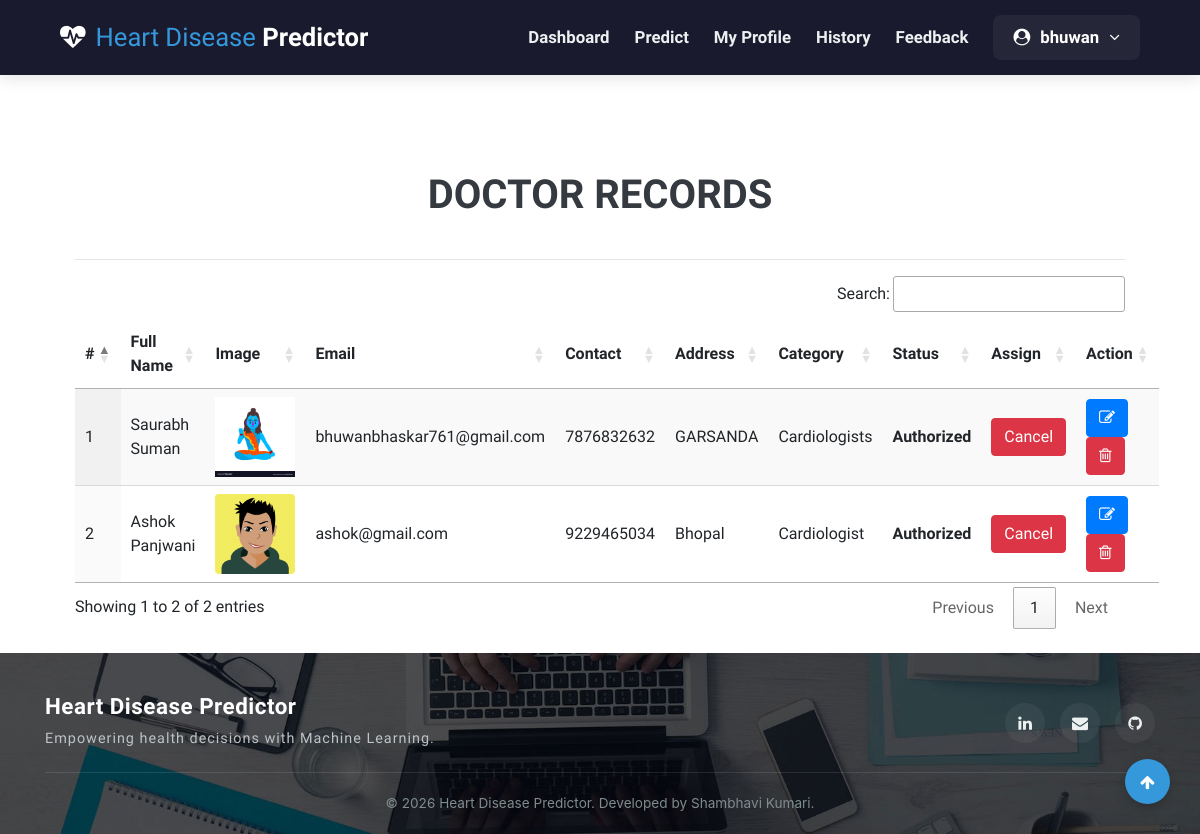
The page /view_doctor (signed in) on the database its author committed.
### health/models.py (models this page shows, shortened)
class Doctor(models.Model):
    status = models.IntegerField(DOCTOR_STATUS, null=True)
    user = models.ForeignKey(User, on_delete=models.CASCADE, null=True)
    contact = models.CharField(max_length=100, null=True)
    address = models.CharField(max_length=100, null=True)
    category = models.CharField(max_length=100, null=True)
    doj = models.DateField(null=True)
    dob = models.DateField(null=True)
    image = models.FileField(null=True)

### health/views.py (the view)
# urls.py: path('view_doctor', View_Doctor,name="view_doctor"),
@login_required(login_url="login")
def View_Doctor(request):
    doc = Doctor.objects.all()
    d = {'doc':doc}
    return render(request,'view_doctor.html',d)

### health/templates/view_doctor.html (shortened to what this page needs)
{% extends 'index.html' %}
{% load static %}
{% block body %}
<div class="container-fluid" style="width:90%;margin-top:8%">
                    <div class="container-fluid">
                        <h1 align="center"class="w3ls-title text-uppercase text-dark font-weight-bold">Doctor Records</h1><br>
                         </div><hr>
                                <table id="example" class="display" style="width:100%">
                                  <thead>
                                    <tr>
                                      <th>#</th>
                                      <th>Full Name</th>
                                      <th>Image</th>
                                      <th>Email</th>
                                      <th>Contact</th>
                                      <th>Address</th>
                                      <th>Category</th>
                                      <th>Status</th>
                                      <th>Assign</th>
                                      <th>Action</th>
                                  </tr>
                              </thead>
                              <tbody>
                              {% for i in doc %}
                                <tr>
                                  <td>{{forloop.counter}}</td>
                                  <td>{{i.user.first_name}} {{i.user.last_name}}</td>
                                  <td><img src="{{i.image.url}}" style="width:80px;height:80px"></td>
                                  <td>{{i.user.email}}</td>
                                  <td>{{i.contact}}</td>
                                  <td>{{i.address}}</td>
                                  <td>{{i.category}}</td>
                                  <td>
                                      {% if i.status == 1 %}
                                      <b>Authorized</b>
                                  {% else %}
                                      <b>Unauthorized</b>
                                      {% endif %}
                                  </td>
                                    <td>{% if i.status == 1 %}
                                        <a href="{% url 'assign_status' i.id %}" onclick="return confirm('Do you want to withdraw approval to doctor : {{i.user.first_name}}?')"><button class="btn btn-danger">Cancel</button></a>
                                        {% else %}
                                        <a href="{% url 'assign_status' i.id %}" onclick="return confirm('Do you want to give approve to doctor : {{i.user.first_name}}?')"><button class="btn btn-success">Assign</button></a>
                                        {% endif %}
                                    </td>
                                    <td style="width:150px">
                                      <a href="{% url 'change_doctor' i.id %}" ><button class="btn btn-primary"><i class="fa fa-edit"></i></button></a>
                                      <a href="{% url 'delete_doctor' i.id %}" ><button class="btn btn-danger" onclick="return confirm('Are you sure?')"><i class="fa fa-trash-o"></i></button></a></td>
                              </tr>
                              {% endfor %}
                          </tbody>
                      </table>
                  </div>
{% endblock %}

### health/templates/index.html (shortened to what this page needs)
<!DOCTYPE html>
{% load static %}
<html lang="zxx">
<head>
	<link rel="stylesheet" href="{% static 'css/bootstrap.css' %}">
	<link href="{% static 'css/css_slider.css' %}" type="text/css" rel="stylesheet" media="all">
	<link rel="stylesheet" href="{% static 'css/style.css' %}" type="text/css" media="all" />
	<link href="{% static 'css/font-awesome.min.css' %}" rel="stylesheet">
<link rel='stylesheet' type='text/css' href="https://cdn.datatables.net/1.10.21/css/jquery.dataTables.min.css">
<link rel='stylesheet' type='text/css' href="https://cdn.datatables.net/buttons/1.6.2/css/buttons.dataTables.min.css">
</head>
<body>
	<div id="home" style="margin-bottom: 2%">
	<header class="modern-header">
		<div class="container-fluid">
			<div class="header-logo">
				<a href="{% url 'home' %}">
					<span class="fa fa-heartbeat"></span>
					<span><span class="logo-sp">Heart Disease</span> Predictor</span>
				</a>
			</div>
			<div class="header-menu">
				<ul class="modern-nav">
					{% if request.user.is_staff %}
						<li><a href="{% url 'admin_home' %}">Dashboard</a></li>
						<li class="user-dropdown">
							<a href="#" class="user-dropdown-btn">Doctors <i class="fa fa-angle-down"></i></a>
							<div class="dropdown-content">
								<a href="/add_doctor">Add Doctor</a>
								<a href="/view_doctor">View Doctors</a>
							</div>
						</li>
						<li><a href="/view_patient">Patients</a></li>
						<li><a href="/view_search_pat">History</a></li>
						<li><a href="/view_feedback">Feedback</a></li>
						<li class="user-dropdown">
							<a href="#" class="user-dropdown-btn"><i class="fa fa-user-circle"></i> {{request.user.username}} <i class="fa fa-angle-down"></i></a>
							<div class="dropdown-content">
								<a href="{% url 'change_password' %}">Change Password</a>
								<a href="{% url 'logout' %}">Logout</a>
							</div>
						</li>
					{% elif request.user.patient_set.all.0 %}
						<li><a href="{% url 'patient_home' %}">Dashboard</a></li>
						<li><a href="/add_heartdetail">Predict</a></li>
						<li><a href="/profile_doctor">My Profile</a></li>
						<li><a href="/view_search_pat">History</a></li>
						<li><a href="/sent_feedback">Feedback</a></li>
						<li class="user-dropdown">
							<a href="#" class="user-dropdown-btn"><i class="fa fa-user-circle"></i> {{request.user.username}} <i class="fa fa-angle-down"></i></a>
						</li>
					{% endif %}
				</ul>
			</div>
		</div>
	</header>
		{% block body %}
		{% endblock %}
	</div>
	<footer class="modern-footer">
		<div class="container">
			<div class="footer-content">
				<div class="footer-brand">
					<h4>Heart Disease Predictor</h4>
					<p>Empowering health decisions with Machine Learning.</p>
				</div>
				<ul class="footer-socials">
					<li><a href="https://linkedin.com/in/shambhavi-kumari-app" target="_blank" title="LinkedIn"><span class="fa fa-linkedin"></span></a></li>
					<li><a href="mailto:shambhavikumari088@gmail.com" title="Email"><span class="fa fa-envelope"></span></a></li>
					<li><a href="https://github.com/shambhavikumari088-source" target="_blank" title="GitHub"><span class="fa fa-github"></span></a></li>
				</ul>
			</div>
			<div class="footer-bottom">
				&copy; 2026 Heart Disease Predictor. Developed by Shambhavi Kumari.
			</div>
		</div>
	</footer>
	<a href="#home" class="move-top-btn"><span class="fa fa-arrow-up"></span></a>
</body>
</html>

### health/static/css/style.css (style rules this page uses)
body { padding: 0; margin: 0; background: #FFF; font-family: 'Quicksand', sans-serif; }
body a, body button { transition: 0.5s all; -webkit-transition: 0.5s all; -moz-transition: 0.5s all; -o-transition: 0.5s all; -ms-transition: 0.5s all; text-decoration: none; }
html { scroll-behavior: smooth; }
h1, h2, h3, h4, h5, h6 { margin: 0; padding: 0; font-family: 'Mukta', sans-serif; }
p { margin: 0; padding: 0; font-size: 15px; letter-spacing: 1px; line-height: 1.9; color: #999; font-family: 'Quicksand', sans-serif; }
ul, ol { margin: 0; padding: 0; }
#home { position: relative; }
span.logo-sp { font-weight: 100; }
li>a:only-child:after { content: ''; }
footer { background: url(../images/bg3.jpg) no-repeat center; background-size: cover; -webkit-background-size: cover; -moz-background-size: cover; -o-background-size: cover; -ms-background-size: cover; }

### health/templates/index.html (style rules this page uses)
.modern-header { background-color: #1a1a2e; box-shadow: 0 4px 15px rgba(0,0,0,0.1); position: sticky; top: 0; z-index: 1000; padding: 15px 0; }
.modern-header .container-fluid { display: flex; justify-content: space-between; align-items: center; padding: 0 5%; }
.header-logo a { font-size: 1.6rem; font-weight: 800; color: #fff; text-decoration: none; display: flex; align-items: center; gap: 10px; }
.header-logo .logo-sp { color: #3498db; }
.modern-nav { display: flex; align-items: center; gap: 25px; list-style: none; margin: 0; padding: 0; }
.modern-nav li a { color: #ecf0f1; font-weight: 600; font-size: 1.05rem; text-decoration: none; transition: color 0.3s; }
.user-dropdown { position: relative; display: inline-block; }
.user-dropdown-btn { background: rgba(255,255,255,0.05); color: #fff !important; padding: 10px 20px; border-radius: 8px; display: flex; align-items: center; gap: 10px; text-decoration: none; font-weight: 600; transition: background 0.3s; }
.modern-footer { background-color: #1a1a2e; color: #ecf0f1; padding: 40px 0 20px; font-family: 'Inter', sans-serif; margin-top: auto; }
.footer-content { display: flex; flex-wrap: wrap; justify-content: space-between; align-items: center; gap: 20px; padding-bottom: 20px; border-bottom: 1px solid rgba(255,255,255,0.1); }
.footer-brand h4 { color: #fff; font-weight: 700; margin: 0; font-size: 1.4rem; letter-spacing: 0.5px; }
.footer-brand p { color: #bdc3c7; font-size: 0.9rem; margin: 5px 0 0; }
.footer-socials { display: flex; gap: 15px; list-style: none; margin: 0; padding: 0; }
.footer-socials li a { display: flex; align-items: center; justify-content: center; width: 40px; height: 40px; background: rgba(255,255,255,0.05); color: #ecf0f1; border-radius: 50%; text-decoration: none; transition: all 0.3s ease; }
.footer-bottom { text-align: center; padding-top: 20px; color: #7f8c8d; font-size: 0.85rem; }
.move-top-btn { position: fixed; bottom: 30px; right: 30px; background: #3498db; color: #fff; width: 45px; height: 45px; border-radius: 50%; display: flex; align-items: center; justify-content: center; text-decoration: none; box-shadow: 0 4px 10px rgba(0,0,0,0.2); transition: all 0.3s ease; z-index: 99; }

### rows shown on the page
Doctor: user.first_name "Saurabh", user.last_name "Suman", image (picture), user.email "bhuwanbhaskar761@gmail.com", contact "7876832632", address "GARSANDA", category "Cardiologists", status "Authorized"
Doctor: user.first_name "Ashok", user.last_name "Panjwani", image (picture), user.email "ashok@gmail.com", contact "9229465034", address "Bhopal", category "Cardiologist", status "Authorized"

### other values the page prints
{{ request.user.username }} "bhuwan"
